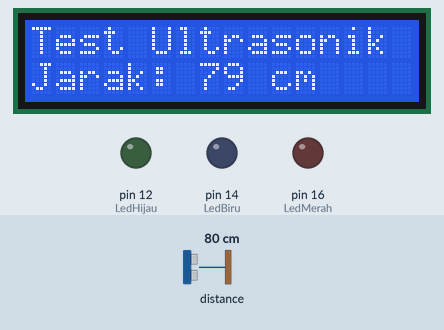
Recording of a sketch running on a simulated Arduino Uno, built with avr-gcc and run on an emulated ATmega328P. Parts: 16×2 character LCD, output pins drawn as LEDs (lit = HIGH). Wiring (inferred from the names in the program): ultrasonic range finder: trigger pin 2; echo pin 0. Inputs (shaded band) come from the test bench; at power-on: distance to the obstacle 80 cm. The echo pulse lasts 58.3 µs per cm; pins used as bus, display or sensor lines are not drawn; what the sketch prints to the serial monitor is not drawn.

Above: at 1.2 s.
1.3 s: distance to the obstacle set to 2 cm
At 4.6 s:
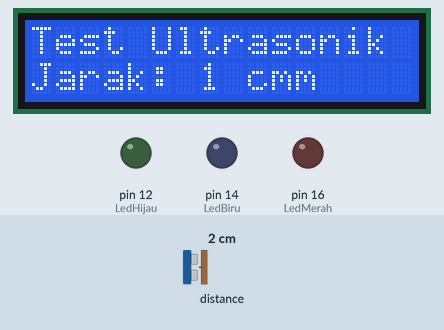
8.6 s: distance to the obstacle set to 18 cm
At 11.3 s:
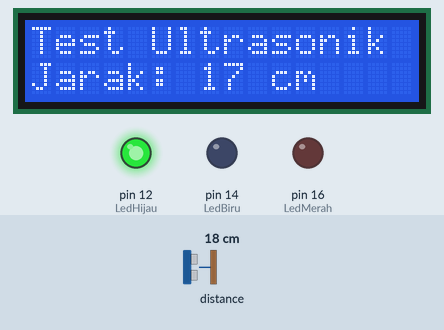
14.6 s: distance to the obstacle set to 20 cm
At 16.9 s:
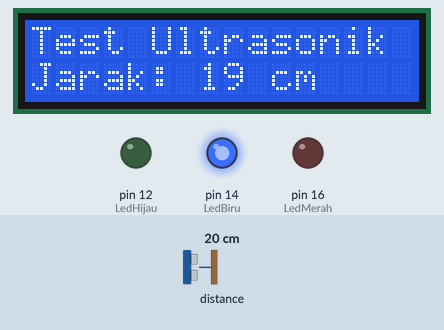
19.6 s: distance to the obstacle set to 24 cm
At 26.0 s:
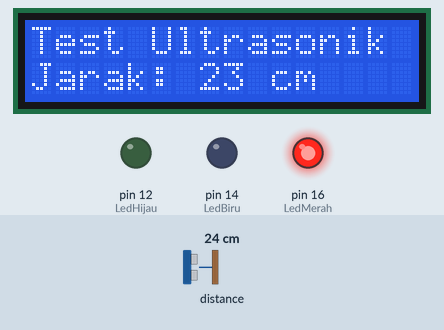
26.6 s: distance to the obstacle set to 4 cm
At 29.2 s:
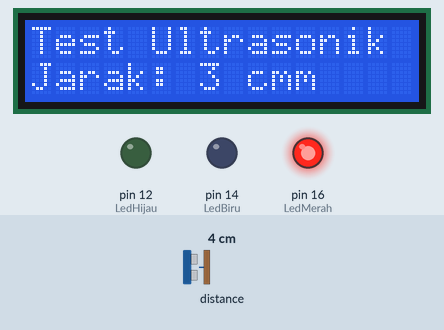
Timing chart, 0 to 32.7 s (numbered marks = the images above; inputs shaded):
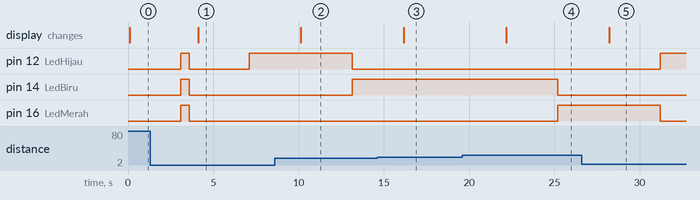

The sketch:

lcd_ultrasonik.ino
```cpp
#include <LiquidCrystal_I2C.h>
#define trigger_pin 2 // D4
#define Echo_pin 0 // D3

#define LedMerah 16 // D0 pin led merah
#define LedBiru 14 // D5 pin led biru
#define LedHijau 12 // D6 pin led hijau

LiquidCrystal_I2C lcd (0x27, 16,2);  //pengenalan alamat i2c

long duration;
int dis; //jarak

void  setup () {

  pinMode(trigger_pin, OUTPUT);
  pinMode(Echo_pin, INPUT);
  pinMode(LedMerah, OUTPUT);
  pinMode(LedBiru, OUTPUT);
  pinMode(LedHijau, OUTPUT);

  Serial.begin(9600);
  lcd. init ();
  lcd. backlight ();
  lcd. print ( "Test Ultrasonik" );
  lcd. backlight ();
}

void  Running () {

  digitalWrite(trigger_pin, LOW);
  delayMicroseconds(2);
  digitalWrite(trigger_pin, HIGH);
  delayMicroseconds(10);
  digitalWrite(trigger_pin, LOW);

  duration = pulseIn(Echo_pin, HIGH); // save waktu durasi parsing data
  dis= duration*0.034/2; //ubahdurasi ke jarak


  lcd. setCursor (0, 1);
  lcd.print("Jarak: ");
  lcd.print(dis);
  lcd.print(" cm");


  Serial.print("Jarak: ");
  Serial.print(dis);
  Serial.println(" cm");

  delay(3000);

  if(dis >=0  && dis <=10){
     digitalWrite(LedMerah, LOW);
     digitalWrite(LedBiru, LOW);
     digitalWrite(LedHijau, HIGH);
    }

  else if (dis > 10 && dis <=20){
     digitalWrite(LedMerah, LOW);
     digitalWrite(LedBiru, HIGH);
     digitalWrite(LedHijau, LOW);
    }

  else if (dis > 20 && dis <=30){
    digitalWrite(LedMerah, HIGH);
    digitalWrite(LedBiru, LOW);
    digitalWrite(LedHijau, LOW);
    }

  else if(dis > 30 && dis < 6969){
    digitalWrite(LedBiru, HIGH);
    digitalWrite(LedHijau, HIGH);
    digitalWrite(LedMerah, HIGH);
    delay(500);
    digitalWrite(LedBiru, LOW);
    digitalWrite(LedHijau, LOW);
    digitalWrite(LedMerah, LOW);
    delay(500);
    }
}

void loop() {
Running();
}
```

Measured:
- the behaviour switches between 21 and 22 cm on distance to the obstacle (found by bisection; images 3 and 4)
- after the input at 1.3 s, pin 12 (LedHijau): goes on until 7.1 s, then stays HIGH; pin 14 (LedBiru), pin 16 (LedMerah): goes on until 3.6 s, then stays LOW; the display: changes after 2.8 s (image 1)
- after the input at 8.6 s, pin 12 (LedHijau): HIGH → LOW after 4.5 s; pin 14 (LedBiru): LOW → HIGH after 4.5 s; the display: changes after 1.5 s (image 2)
- after the input at 14.6 s, the display: changes after 1.6 s (image 3)
- after the input at 19.6 s, pin 14 (LedBiru): HIGH → LOW after 5.6 s; pin 16 (LedMerah): LOW → HIGH after 5.6 s; the display: changes after 2.6 s (image 4)
- after the input at 26.6 s, pin 12 (LedHijau): LOW → HIGH after 4.6 s; pin 16 (LedMerah): HIGH → LOW after 4.6 s; the display: changes after 1.6 s (image 5)
